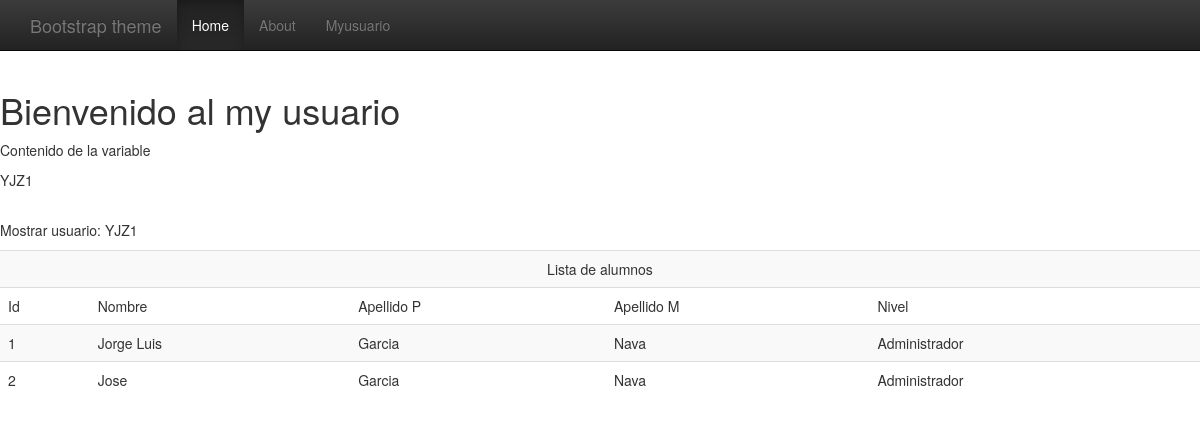
Screenshot of /myusuario with the database file from the repository.
### tables this page shows
CREATE TABLE `usuario` (
  `Id` int(11) NOT NULL,
  `Nombre` varchar(50) NOT NULL,
  `ApellidoPaterno` varchar(50) NOT NULL,
  `ApellidoMaterno` varchar(50) NOT NULL,
  `Telefono` varchar(50) NOT NULL,
  `Calle` varchar(100) NOT NULL,
  `NumeroExterior` int(11) NOT NULL,
  `NumeroInterior` int(11) NOT NULL,
  `Colonia` varchar(50) NOT NULL,
  `Municipio` varchar(50) NOT NULL,
  `Estado` varchar(50) NOT NULL,
  `Cp` int(11) NOT NULL,
  `Correo` varchar(50) NOT NULL,
  `Usuario` varchar(50) NOT NULL,
  `Contrasena` varchar(50) NOT NULL,
  `Nivel` int(11) NOT NULL,
  `Estatus` int(11) NOT NULL
);

### index.php (called while the page is built, shortened)
<?php
    require ('helpers.php');
    require ('clases/usuario.php');
    require('./template/header.php');
    require('./template/menu.php');
    controller($_GET['url']);
    require('./template/footer.php');

### controllers/myusuario.php (called while the page is built)
<?php
    $usuario=new Usuario();
    $titulo='Bienvenido al my usuario';
    $contenido='Contenido de la variable';
    $variables=array('titulo'=>$titulo,'contenido'=>$contenido,'nombre'=>$usuario->setUsuario());
    view('myusuario',$variables);

### clases/usuario.php (the view, shortened to what this page needs)
<?php
    class Usuario{
        private $name;
        public function setUsuario(){
            $this->name="YJZ1";
            return $this->name;
        }
        public function getUsuario(){
            echo"<br> Mostrar usuario: ".$this->name;
        }
        public function consultaGeneral(){
            $sql1="SELECT * FROM usuario WHERE Estatus = 1";
            $resul= mysql_query ($sql1) or die ("Error al buscar los usuarios");
            echo "<div class=table-responsive>";
            echo"<table class=\"table table-striped\">";
            echo"<tr><td colspan=5 align='center'><stromp>Lista de alumnos</stromp></td></tr>";
            echo"<tr><td>Id</td><td>Nombre</td><td>Apellido P</td><td>Apellido M</td><td>Nivel</td>";
            while ($field=mysql_fetch_array($resul)){
                $this->Id=$field['Id'];
                $this->Nombre=utf8_decode($field['Nombre']);
                $this->ApellidoPaterno=utf8_decode($field['ApellidoPaterno']);
                $this->ApellidoMaterno=utf8_decode($field['ApellidoMaterno']);
                $this->Nivel=$field['Nivel'];
                switch($this->Nivel){
                    case 1:
                        $type="Administrador";
                        break;
                }
                echo"<tr><td>$this->Id</td><td>$this->Nombre</td><td>$this->ApellidoPaterno</td><td>$this->ApellidoMaterno</td><td>$type</td>";
            }
            echo"</table></div>";
        }
    }

### template/header.php (shortened to what this page needs)
<!DOCTYPE html>
<html lang="en">
<head>
    <link href="./bootstrap/css/bootstrap.min.css" rel="stylesheet">
    <link href="./bootstrap/css/bootstrap-theme.min.css" rel="stylesheet">
    <link href="./bootstrap/css/theme.css" rel="stylesheet">
</head>
<body role="document">
<?php	require_once('menu.php');?>

### template/menu.php (shortened to what this page needs)
<div class="navbar navbar-inverse navbar-fixed-top" role="navigation">
    <div class="container">
        <div class="navbar-header">
            <a class="navbar-brand" href="#">Bootstrap theme</a>
        </div>
        <div class="navbar-collapse collapse">
            <ul class="nav navbar-nav">
                <li class="active"><a href="home">Home</a></li>
                <li><a href="about">About</a></li>
                <li><a href="myusuario">Myusuario</a></li>
            </ul>
        </div>
    </div>
</div>

### helpers.php (shortened to what this page needs)
<?php
    function view($plantilla,$variables=array()){
        extract($variables);
        require('views/'.$plantilla.'.tpl.php');
    }
    function controller($nombre){
        $archivo="controllers/$nombre.php";
        if(file_exists($archivo)){
            require($archivo);
        }else{
            echo"Error archivo no encontrado";
        }
    }

### views/myusuario.tpl.php
<?php
    $usuario2=new Usuario();
?>
<html>
    <head>
    </head>
    <body>
        <h1><?=$titulo ?></h1>
        <p><?=$contenido ?></p>
        <p><?=$nombre ?></p>
        <p><?php
            $usuario2->setUsuario();
            $usuario2->getUsuario();
            ?></p>
        <?php
            $usuario2->consultaGeneral()
        ?>
    </body>
</html>

### template/footer.php (shortened to what this page needs)
  </body>
</html>

### rows the page displays
usuario: Id "1", Nombre "Jorge Luis", ApellidoPaterno "Garcia", ApellidoMaterno "Nava", Nivel "Administrador"
usuario: Id "2", Nombre "Jose", ApellidoPaterno "Garcia", ApellidoMaterno "Nava", Nivel "Administrador"

### other values shown
$titulo "Bienvenido al my usuario"
$contenido "Contenido de la variable"
$nombre "YJZ1"
$this->name "YJZ1"
